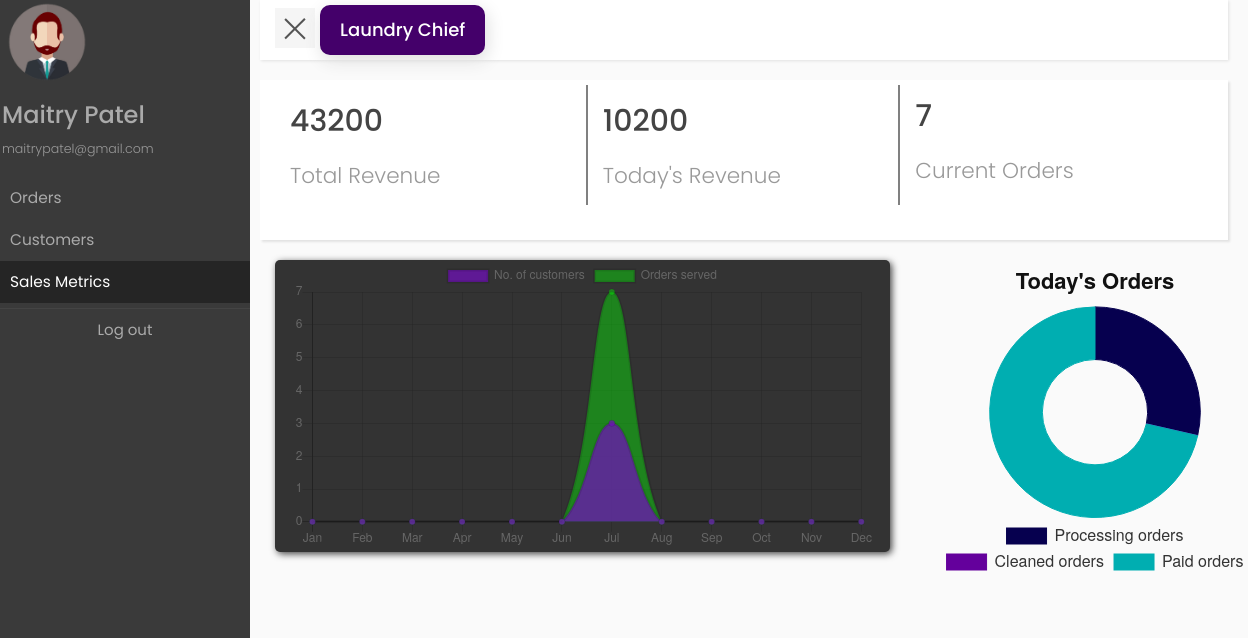
The page /../dashboard/salesMetrics (signed in) on the database its author committed.
### home/models.py (models this page shows, shortened)
class CustomUser(AbstractUser):
    age = models.PositiveIntegerField(null=True, blank=True)

### dashboard/views.py (the view)
# urls.py: path('salesMetrics', views.salesMetrics, name="salesMetrics"),
def salesMetrics(request):
	today = date.today().strftime('%Y-%m-%d')
	processing = CustomerItems.objects.filter(status__exact = "Not Cleaned", orderedAt__date = today)
	cleaned = CustomerItems.objects.filter(status__exact = "Cleaned", orderedAt__date = today)
	paid = CustomerItems.objects.filter(status__exact = "Paid", orderedAt__date = today)
	cust_nos = []
	orders_served = []
	for month in range(1, 13):
		a = Customer.objects.filter(added_on__month = month)
		b = CustomerItems.objects.filter(orderedAt__month = month)
		cust_nos.append(a.count())
		orders_served.append(b.count())
	todayOrders = 0
	try:
		total_revenue = SalesMetrics.objects.get(user_id = request.user.id).revenue_total
	except:
		total_revenue = 0
	today_revenue = 0
	for i in paid:
		items = i.item_ids.split('-')
		qtys = i.item_qtys.split('-')
		itemsDict = dict(zip(items[:-1], qtys[:-1]))
		for item, qty in itemsDict.items():
			today_revenue += Items.objects.get(item_id = int(item)).item_price * int(qty)
		items = []
		qtys = []
	if processing.count() == 0:
		todayOrders += 0
		processing = 0
	else:
		todayOrders += processing.count()
		processing = processing.count()
	if cleaned.count() == 0:
		todayOrders += 0
		cleaned = 0
	else:
		todayOrders += cleaned.count()
		cleaned = cleaned.count()
	if paid.count() == 0:
		todayOrders += 0
		paid = 0
	else:
		todayOrders += paid.count()
		paid = paid.count()
	data = {
		"processing" : processing,
		"cleaned" : cleaned,
		"paid" : paid,
		"todayOrders" : todayOrders,
		"total_revenue" : total_revenue,
		"today_revenue" : today_revenue,
		"cust_nos" : cust_nos,
		"orders_served" : orders_served
	}
	return render(request, 'dashboard/salesMetrics.html', data)

### dashboard/templates/dashboard/salesMetrics.html (shortened to what this page needs)
{% load static %}
{% load widget_tweaks %}
<!doctype html>
<html lang="en">
<head>
	<link rel="stylesheet" href="https://maxcdn.bootstrapcdn.com/bootstrap/3.4.0/css/bootstrap.min.css" />
	<link rel="stylesheet" href="http://code.jquery.com/ui/1.8.18/themes/base/jquery-ui.css" type="text/css" media="all" />
	<link rel = "stylesheet" href = "{% static 'css/dashboard.css' %}">
	<link rel = "stylesheet" href = "{% static 'css/salesMetrics.css' %}">
</head>
{% if user.is_authenticated %}
<body>
	<div class="wrapper">
		<nav id="sidebar">
			<div class="sidebar-header">
				<span style="padding: 5px"><img src="{% static 'assets/male.png' %}" style="width: 80px; height: 80px"></span>
				<h3>{{ user.first_name }} {{user.last_name }}</h3>
				<p>{{ user.email }} </p>
			</div>
			<ul class="list-unstyled components">
				<li><a href="{% url 'dashboard' %}">Orders</a></li>
				<li><a href="{% url 'customers' %}">Customers</a></li>
				<li class="active"><a href="{% url 'salesMetrics' %}">Sales Metrics</a></li>
			</ul>
			<ul class="list-unstyled sidebar-bottom" style="text-align: center;">
				<li><a href="{% url 'logout' %}" >Log out</a></li>
			</ul>
		</nav>
		<div id="content">
			<nav class="navbar navbar-expand-lg navbar-light bg-light p-0 mt-0">
				<div class="container-fluid">
					<button type="button" id="sidebarCollapse" class="navbar-btn" style="float: left;">
						<span></span>
					</button>
					<div class="navbar-brand-container">
						<a href="{% url 'dashboard' %}"><h2 class="navbar-brand">Laundry Chief</h2></a>
					</div>
				</div>
			</nav>
			<div class="container-fluid info-bar">
				<div class="container-fluid row">
					<div class="col-sm-4 container" style="border-right: 2px solid grey;height: 80%;margin-top:5px">
						<h2>{{total_revenue}}</h2><h3><p>Total Revenue</p></h3>
					</div>
					<div class="col-sm-4 container" style="border-right: 2px solid grey;height: 80%;margin-top:5px">
						<h2>{{today_revenue}}</h2><h3><p>Today's Revenue</p></h3>
					</div>
					<div class="col-sm-4 container">
						<h2>{{todayOrders}}</h2><h3><p>Current Orders</p></h3>
					</div>
				</div>
			</div>
			<div class="container-fluid">
				<div class="row">
					<div class="col-sm-8">
						<div class="container-fluid chart-container">
							<canvas id="myChart"></canvas>
						</div>
					</div>
					<div class="col-sm-3">
						<div class="container-fluid doughnut-container">
							<canvas id="myDoughnut" height="300px" width="300px"></canvas>
						</div>
					</div>
				</div>
			</div>
		</div>
	</div>
	<script>
				$(document).ready(function () {
		            $('#sidebarCollapse').on('click', function () {
		                $('#sidebar').toggleClass('active');
		                $(this).toggleClass('active');
		            });
					var ctx = document.getElementById('myChart').getContext('2d');
					var myChart = new Chart(ctx, {
						type: 'line',
						data: {
							labels: ['Jan','Feb','Mar','Apr','May','Jun','Jul','Aug','Sep','Oct','Nov','Dec'],
							datasets: [{
								label: 'No. of customers',
								data: {{ cust_nos }},
								backgroundColor: "rgba(113, 16, 188, 0.72)"
							},{
								label: 'Orders served',
								data: {{ orders_served }},
								backgroundColor: "rgba(0, 255, 0, 0.4)"
							}]
						}
					});
					var data = [{{processing}}, {{cleaned}}, {{paid}}];
					var ctx2 = document.getElementById('myDoughnut').getContext('2d');
					var myDoughnut = new Chart(ctx2, {
						type : 'doughnut',
						data : {
							labels: ["Processing orders", "Cleaned orders", "Paid orders"],
							datasets : [{
								label: "Today's Orders",
								data: data,
								backgroundColor: [
							        "#06004f",
							        "#64009c",
							        "#00aeb1",
						    	],
						    	borderColor: [
						          	"#06004f",
						          	"#64009c",
						          	"#00aeb1",
						        ],
        						borderWidth: [1, 1, 1]
							}]
						},
						options: {
							responsive: true,
							title: {
					      		display: true,
						      	position: "top",
						      	text: "Today's Orders",
						      	fontSize: 22,
						      	fontColor: "#111"
					    	},
    						legend: {
						      	display: true,
						      	position: "bottom",
						      	labels: {
							        fontColor: "#333",
							        fontSize: 16
      							}
    						}
    					}
					});
				});
			</script>
</body>
{% else %}
<body>
	<div class="container-fluid">
		<h1>Ooops. you need to log in first</h1><a href="{% url 'login' %}"<button class="btn btn-primary"></button>Login Here</a>
	</div>
</body>
{% endif %}
</html>

### dashboard/static/css/dashboard.css (style rules this page uses)
body { font-family: 'Poppins', sans-serif; background: #fafafa; }
p { font-family: 'Poppins', sans-serif; font-size: 0.9em; font-weight: 300; line-height: 1.7em; color: #999; }
a, a:hover, a:focus { color: inherit; text-decoration: none; transition: all 0.3s; }
.navbar { top: 0px; background: #fff; border: none; border-radius: 0; margin-bottom: 20px; box-shadow: 1px 1px 3px rgba(0, 0, 0, 0.1); }
.navbar-btn { box-shadow: none; outline: none !important; border: none; margin-right: 20px; }
.navbar-brand { display: block; background-color: #44006a; border-radius: 10px; padding-left: 20px; padding-right:20px; box-shadow: 2px 5px 18px #ddd; margin:5px; }
.navbar-brand { color: white; }
.wrapper { display: flex; width: 100%; align-items: stretch; perspective: 1500px; }
#sidebar { min-width: 250px; max-width: 250px; background: #7386D5; color: #aaa; transition: all 0.6s cubic-bezier(0.945, 0.020, 0.270, 0.665); transform-origin: bottom left; background-color: #3a3a3a; }
#sidebar .sidebar-header { padding: 2px; }
#sidebar ul.components { padding: 5px 0; border-bottom: 1px solid #444; }
#sidebar ul.components li a { padding: 10px; font-size: 1.1em; display: block; }
#sidebar ul.components li.active > a, a[aria-expanded="true"] { color: #fff; background: #252525; }
.sidebar-bottom a { font-size: 15px; }
#content { width: 100%; padding-left: 10px; padding-right: 20px; min-height: 100vh; transition: all 0.3s; }
#sidebarCollapse { width: 40px; height: 40px; background: #f5f5f5; cursor: pointer; }
#sidebarCollapse span { width: 100%; height: 2px; margin: 0 auto; display: block; background: #555; transition: all 0.8s cubic-bezier(0.810, -0.330, 0.345, 1.375); transition-delay: 0.2s; }
#sidebarCollapse span:last-of-type { transform: rotate(-45deg) translate(1px, -1px); }

### dashboard/static/css/salesMetrics.css (style rules this page uses)
body { font-family: 'Poppins', sans-serif; background: #fafafa; color: #444; }
.info-bar { display: block; width: 100%; height: 20vh; background-color: #fff; margin-bottom: 20px; box-shadow: 2px 2px 2px #e3e3e3; }
.chart-container { background-color: #333; color: white; border-radius: 5px; box-shadow: 2px 2px 7px #444; }
.doughnut-container { width: 350px; height: 350px; }

### rows shown on the page
CustomUser: first_name "Maitry", last_name "Patel", email "maitrypatel@gmail.com"

### other values the page prints
{{ total_revenue }} "43200"
{{ today_revenue }} "10200"
{{ todayOrders }} "7"
chart data {{ cust_nos }} [0, 0, 0, 0, 0, 0, 3, 0, 0, 0, 0, 0]
chart data {{ orders_served }} [0, 0, 0, 0, 0, 0, 7, 0, 0, 0, 0, 0]
chart data {{ processing }} 2
chart data {{ cleaned }} 0
